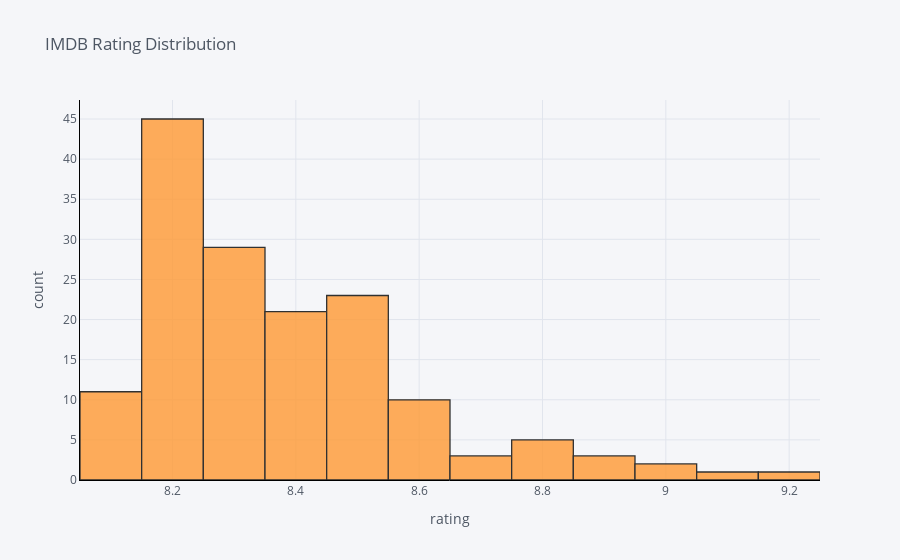

The code cell stored with this chart in its notebook:
### Code cell
df['IMDB Rating'].iplot(
    kind='hist',
    xTitle='rating',
    linecolor='black',
    yTitle='count',
    title='IMDB Rating Distribution')

### Figure 1 — Plotly figure (JSON) as saved in the notebook; plotly's stock layout.template omitted (floating-point values rounded to 4 significant figures; data arrays with more than 128 entries replaced by an {"elided": "..."} marker saying what was removed)
{"data": [{"histfunc": "count", "histnorm": "", "marker": {"color": "rgba(255, 153, 51, 1.0)", "line": {"color": "#000000", "width": 1.3}}, "name": "IMDB Rating", "opacity": 0.8, "orientation": "v", "type": "histogram", "x": {"elided": "154 float values"}}], "layout": {"barmode": "overlay", "legend": {"bgcolor": "#F5F6F9", "font": {"color": "#4D5663"}}, "paper_bgcolor": "#F5F6F9", "plot_bgcolor": "#F5F6F9", "title": {"font": {"color": "#4D5663"}, "text": "IMDB Rating Distribution"}, "xaxis": {"gridcolor": "#E1E5ED", "linecolor": "black", "showgrid": true, "tickfont": {"color": "#4D5663"}, "title": {"font": {"color": "#4D5663"}, "text": "rating"}, "zerolinecolor": "#E1E5ED"}, "yaxis": {"gridcolor": "#E1E5ED", "linecolor": "black", "showgrid": true, "tickfont": {"color": "#4D5663"}, "title": {"font": {"color": "#4D5663"}, "text": "count"}, "zerolinecolor": "#E1E5ED"}}}
